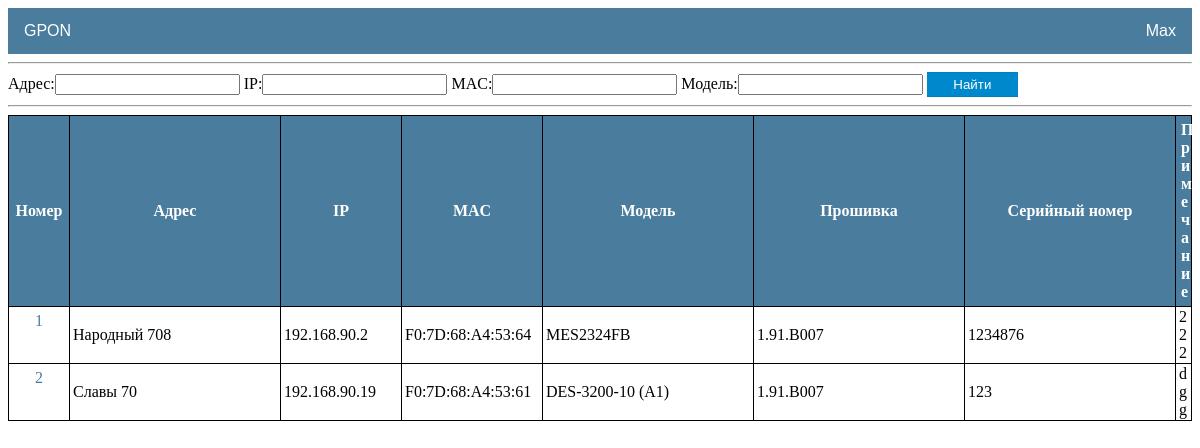
/network/switches (signed in), run on the app's committed database.
### network/models.py (models this page shows, shortened)
class Switch(models.Model):
    switch_user = models.ForeignKey(User, on_delete=models.CASCADE, verbose_name='Пользователь')
    switch_order = models.IntegerField(unique=True, verbose_name='Номер')
    switch_address = models.CharField(max_length=20, blank=True, verbose_name='Адрес')
    switch_ip = models.CharField(max_length=15, unique=True, verbose_name='IP')
    switch_mac = models.CharField(max_length=50, unique=True, verbose_name='MAC')
    switch_model = models.CharField(max_length=20, blank=True, verbose_name='Модель')
    switch_firmware = models.CharField(max_length=20, blank=True, verbose_name='Прошивка')
    switch_serial = models.CharField(max_length=20, unique=True, verbose_name='Серийный номер')
    switch_note = models.TextField(blank=True, verbose_name='Примечание')
    switch_time = models.DateTimeField(auto_now=True, verbose_name='Дата изменения')
    switch_status = models.BooleanField(default=False)
    class Meta:
        ordering = ['id']

### network/views.py (the view)
# urls.py: path('switches', SwitchList.as_view(), name='switch_list'),
class SwitchList(LoginRequiredMixin, ListView):
    model = Switch
    template_name = 'network/switch_list.html'
    context_object_name = 'switches'
    paginate_by = 100
    def get_context_data(self, **kwargs):
        context = super().get_context_data(**kwargs)
        context['is_Administrators'] = self.request.user.groups.filter(name='Administrators').exists()
        context['filter'] = SwitchFilter(self.request.GET, queryset=self.get_queryset())
        return context

### templates/network/switch_list.html (shortened to what this page needs)
{%extends 'default.html' %}
{% block content %}
<hr>
<div>
    <form method="GET">
        {{ filter.form }}
            <button class="button_cancel_form" type="submit">Найти</button>
    </form>
</div>
<hr>
{%  if switches %}
    <table class="table_default">
        <tr>
            <th style="width: 50px">
                Номер
            </th>
            <th style="width: 200px">
                Адрес
            </th>
            <th style="width: 110px">
                IP
            </th>
            <th style="width: 130px">
               MAC
            </th>
            <th style="width: 200px">
                Модель
            </th>
            <th style="width: 200px">
                Прошивка
            </th>
            <th style="width: 200px">
                Серийный номер
            </th>
            <th>
                Примечание
            </th>
        </tr>
    {% for switch in filter.qs %}
        <tr>
            <td>
                <a href="{% url 'switch_detail' switch.id %}">{{ switch.switch_order }}</a>
            </td>
            <td>
                {{ switch.switch_address }}
            </td>
            <td>
                {{ switch.switch_ip }}
            </td>
            <td>
                {{ switch.switch_mac }}
            </td>
            <td>
                {{ switch.switch_model }}
            </td>
            <td>
                {{ switch.switch_firmware }}
            </td>
            <td>
                {{ switch.switch_serial }}
            </td>
            <td>
                {{ switch.switch_note }}
            </td>
        </tr>
    {% endfor %}
    </table>
{%  else %}
    <h1>пусто</h1>
{% endif %}
{% endblock content %}

### templates/default.html (shortened to what this page needs)
{% load static %}
<!DOCTYPE html>
<html lang="en" xmlns="http://www.w3.org/1999/html">
<head>
  <link href="{% static 'css/default.css'%}" rel="stylesheet">
</head>
<div class="navbar">
  <div class="dropdown">
    <button class="dropbtn">GPON
    </button>
  </div>
  <div class="dropdown-pro">
    <button class="dropbtn-pro">{{ user.username }}
    </button>
  </div>
</div>
<body>
{% block content %}
{% endblock content %}
</body>
</html>

### static/css/default.css (style rules this page uses)
.navbar { overflow: hidden; background-color: #497c9d; font-family: Arial, Helvetica, sans-serif; }
.dropdown { float: left; overflow: hidden; }
.dropdown .dropbtn { font-size: 16px; border: none; outline: none; color: white; padding: 14px 16px; background-color: inherit; font-family: inherit; margin: 0; }
.dropdown-pro { float: right; overflow: hidden; }
.dropdown-pro .dropbtn-pro { font-size: 16px; border: none; outline: none; color: white; padding: 14px 16px; background-color: inherit; font-family: inherit; margin: 0; }
button { cursor: pointer; }
.table_default { border-collapse: collapse; width: 100%; border-spacing: 1px; table-layout: fixed; }
.table_default th, td { position: relative; border: 1px solid black; padding: 5px; word-wrap:break-word; }
.table_default th { background: #497c9d; color: #fff; }
.table_default td a { position: absolute; text-align: center; text-decoration: none; left: 0; right: 0; top: 0; bottom: 0; background: #fff; color: #497c9d; padding: 5px; }
.table_detail th, td { position: relative; border: 1px solid black; padding: 5px; word-wrap:break-word; }
.button_cancel_form { display: inline-block; color: white; text-decoration: none; padding: .3em 2em; outline: none; border-width: 1px 0; border-style: solid none; border-color: rgba(0, 0, 0, 0.07); background: #0088cc; transition: 0.2s; }
.table_gpon th, td { border: 1px solid black; padding: 1px 3px; word-wrap:break-word; }

### data on the page
Switch: switch_order "1", switch_address "Народный 708", switch_ip "192.168.90.2", switch_mac "F0:7D:68:A4:53:64", switch_model "MES2324FB", switch_firmware "1.91.B007", switch_serial "1234876", switch_note "222"
Switch: switch_order "2", switch_address "Славы 70", switch_ip "192.168.90.19", switch_mac "F0:7D:68:A4:53:61", switch_model "DES-3200-10 (A1)", switch_firmware "1.91.B007", switch_serial "123", switch_note "dgg"

### other printed values
{{ user.username }} "Max"
